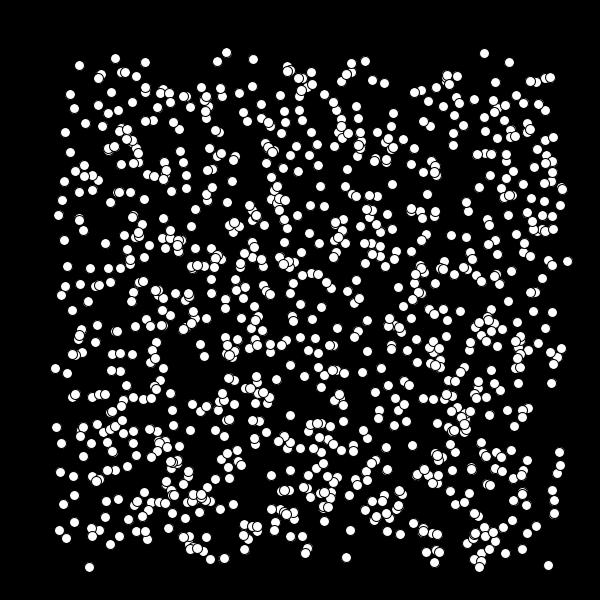
Frame 1 (no input)
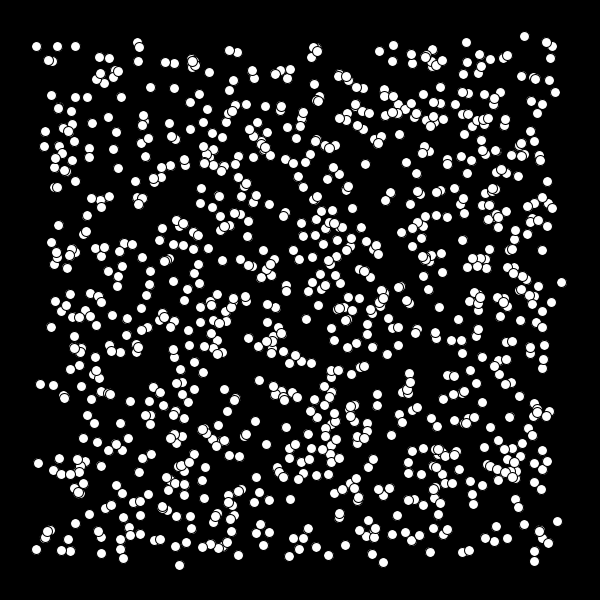
Frame 60 (the mouse pressed at the canvas centre just before this capture)
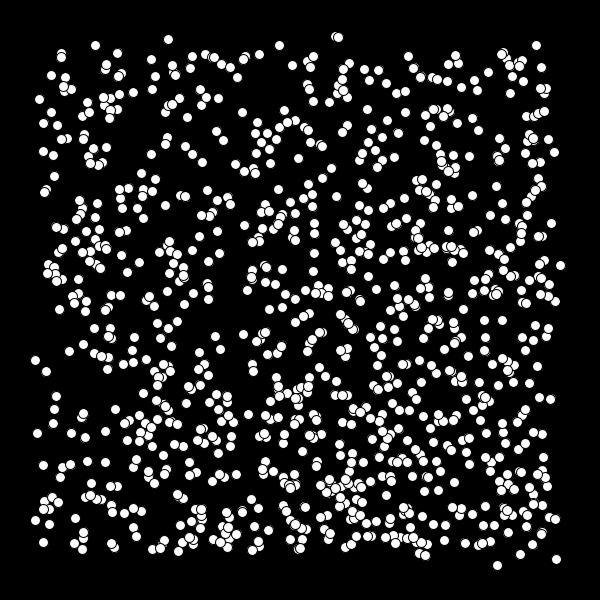
Frame 120 (the mouse held since frame 60 and released just before this capture)

The Processing sketch that drew these frames (run headless with seeded random() and noise(); from frame 60 on, the mouse is pressed at the canvas centre):

// Processing sketch: processing_33918
// ── processing_33918.pde

 int ballAmount= 1000;
  float centerX []= new float[ballAmount];
  float centerY []= new float[ballAmount];
  float speedX  []= new float[ballAmount];
  float speedY  []= new float[ballAmount];
  
void setup(){
  size(600,600);
 
  
  
  for (int i=0; i < ballAmount;i++) {//int i = first space
    centerX [i]=random(50,550);
    centerY [i]=random(50,550);
    
    speedX  [i]=random(20);
    speedY  [i]=random(20);
  }
}
void draw(){
  background(0);
  
  for (int i=0; i < ballAmount; i++) {
    
    centerX[i]=centerX[i] + speedX[i];//speed x = how much it moves on the x axis
    centerY[i]=centerY[i] + speedY [i];
    /*
    ifthe ball is less than 50 then bounce left if the ball is greater than 550 bounce right
    if ball is 
    */
    if (centerX[i] < 50) { 
        speedX[i]= speedX[i]*-1;  //move left
    }else if (centerX[i] > 550) {
          speedX[i] *= -1;//move right
    }
    if (centerY[i] < 50){
        speedY[i]=speedY[i]*-1; //move down
    }else if (centerY[i] > 550){
         speedY[i]*= -1;
    } // move up 
    
    ellipse(centerX[i],centerY[i],10,10);
  
  }
}

                
                
